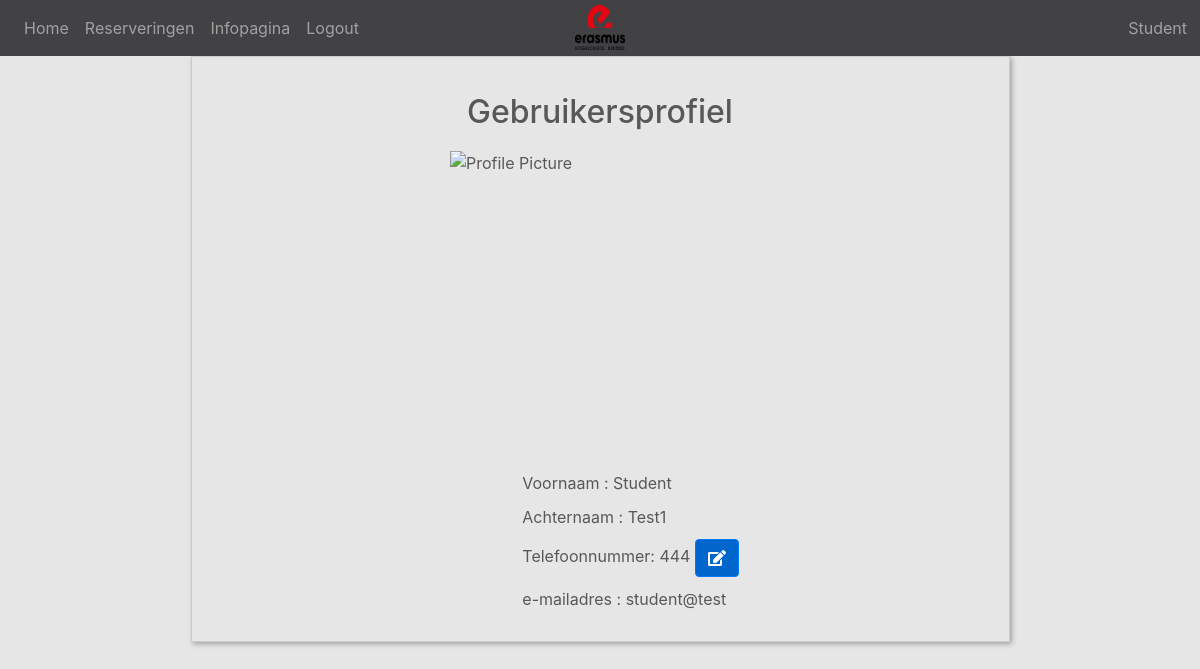
The app's page /gebruikersprofiel (signed in), older data.
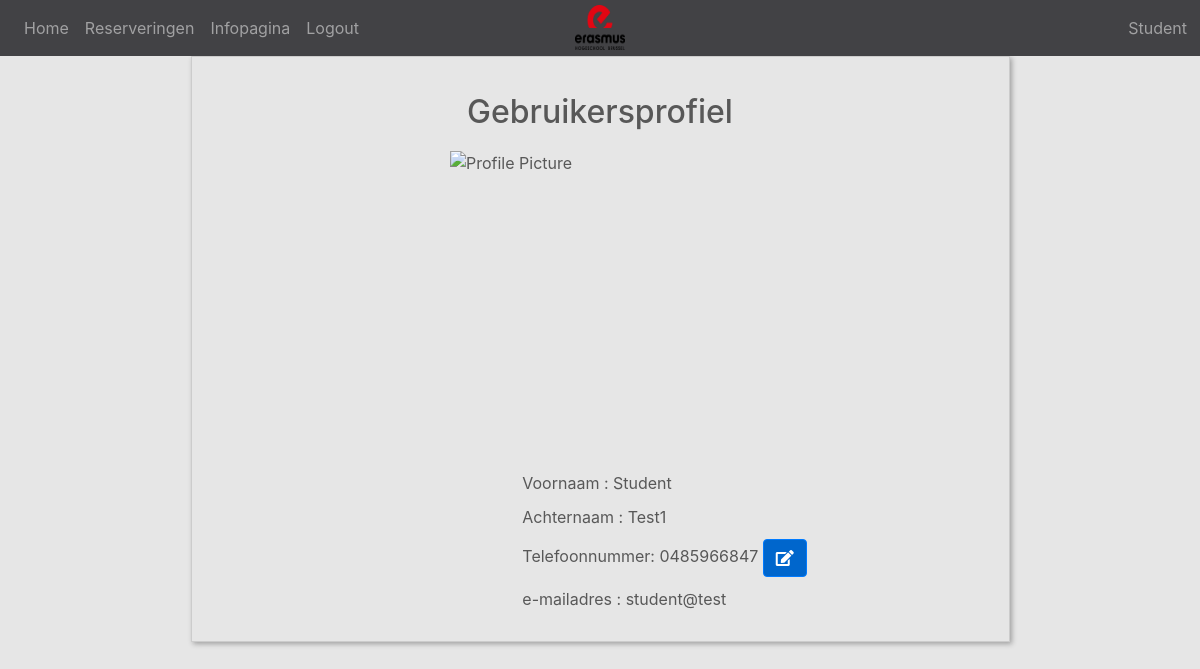
The same page, newer data.
### website/models.py (models this page shows)
class User(db.Model, UserMixin):
    id = db.Column(db.Integer, primary_key=True)
    email = db.Column(db.String(150), unique=True)
    phone_number = db.Column(db.String(150))
    password = db.Column(db.String(150))
    first_name = db.Column(db.String(150))
    last_name = db.Column(db.String(150))
    type_id = db.Column(db.Integer)
    blacklisted = db.Column(db.Boolean, default=False)
    reden_blacklist = db.Column(db.Text, nullable=True)
    warning = db.Column(db.Integer, default=0)
    blacklist_end_date = db.Column(db.DateTime, nullable=True)
    reserveringen = db.relationship('Artikel')

### website/views.py (the view, shortened to what this page needs)
@views.route("/gebruikersprofiel", methods=['GET', 'POST'])
@login_required
def gebruikersprofiel():
    user = current_user
    return render_template('gebruikersprofiel.html', user= user)

### website/templates/Gebruikersprofiel.html (shortened to what this page needs)
{% extends "base.html" %} {% block title %}Gebruikersprofiel{% endblock %} {%
block content %}
<section class="Gebruikersprofiel">
  <form method="POST" enctype="multipart/form-data">
    <h2>Gebruikersprofiel</h2>
    <img
      src="{{ url_for('static', filename='profiles/profielfotoDummy.jpg') }}"
      alt="Profile Picture"
    />
    <p class="profielinfo">Voornaam : {{ current_user.first_name }}</p>
    <p class="profielinfo">Achternaam : {{ current_user.last_name }}</p>
    <div id="phoneForm">
      <p class="profielinfo" id="phoneP">
        Telefoonnummer: {{ current_user.phone_number }}
        <button type="button" id="editForm" class="btn btn-primary">
          <i class="fas fa-edit"></i>
        </button>
      </p>
    </div>
    <p class="profielinfo">e-mailadres : {{ current_user.email }}</p>
  </form>
</section>
{% endblock %}

### website/templates/base.html (shortened to what this page needs)
<!DOCTYPE html>
<head lang="en">
<link rel="stylesheet" href="https://stackpath.bootstrapcdn.com/bootstrap/4.3.1/css/bootstrap.min.css">
<link rel="stylesheet" href="https://cdn.jsdelivr.net/npm/bootstrap-icons@1.3.0/font/bootstrap-icons.css">
<link href="https://cdnjs.cloudflare.com/ajax/libs/dropzone/5.7.0/dropzone.min.css" rel="stylesheet">
<link rel="stylesheet" href="https://cdnjs.cloudflare.com/ajax/libs/font-awesome/5.15.3/css/all.min.css"><link rel="stylesheet" href="https://cdn.jsdelivr.net/npm/flatpickr/dist/flatpickr.min.css">
<link rel="stylesheet" href="{{ url_for('static', filename='userstyle.css') }}">
<link rel="stylesheet" href="{{ url_for('static', filename='adminstyle.css') }}">
<link rel="stylesheet" href="{{ url_for('static', filename='adminblacklist.css') }}">
<link href="https://fonts.cdnfonts.com/css/sf-pro-display" rel="stylesheet">
</head>
<body>
  <nav class="navbar navbar-expand-lg navbar-dark bg-dark">
    <div class="collapse navbar-collapse" id="navbar">
      <div class="navbar-nav">
        {% if user.is_authenticated %}
        <a class="nav-item nav-link" id="home" href="/">Home</a>
        {% if user.type_id == 2 or  user.type_id == 3 %}
        <a class="nav-item nav-link" id="reservaties" href="/userartikels">Reserveringen</a>
        <a class="nav-item nav-link" id="infopagina" href="/infopagina">Infopagina</a>
        {% endif %}
        <a class="nav-item nav-link" id="logout" href="/logout">Logout</a>
        {% else %}
        <a class="nav-item nav-link" id="login" href="/login">Login</a>
        <a class="nav-item nav-link" id="signUp" href="/sign-up">Sign Up</a>
        {% endif %}
      </div>
    </div>
    <img
        src="{{ url_for('static', filename='images/ehblogo.png') }}"
        alt="logo"
        width="50"
        height="45"
        id="logo"
        >
    <div  id="usernav">
      <div class="navbar-nav usernav">
        {% if user.is_authenticated %}
          <a class="nav-item nav-link" id="user" href="/gebruikersprofiel">{{ current_user.first_name }}</a>
        {% endif %}
      </div>
  </nav>
  <div class="container">
    {% block content %} {% endblock %}
  </div>
</body>

Row changes from the older to the newer data that the page shows:
changed User "Student": phone_number "444" → "0485966847"
